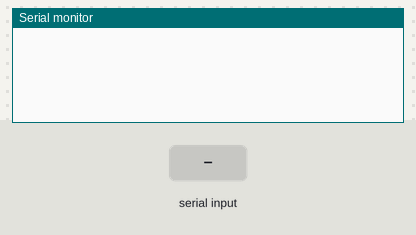
Bench run of a sketch on a simulated Arduino Mega 2560, built with avr-gcc and run on an emulated ATmega2560. On the bench: the last lines printed to the serial monitor. The test bench sets the inputs (shaded band).

Above: at 1.2 s.
1.3 s: "i\n" received over Serial
At 2.5 s:
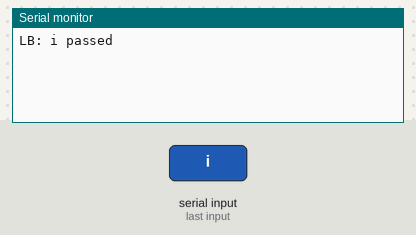
2.8 s: byte 116 ('t') received over Serial
At 3.8 s:
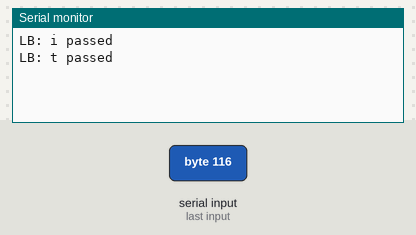
4.3 s: byte 99 ('c') received over Serial
At 4.9 s:
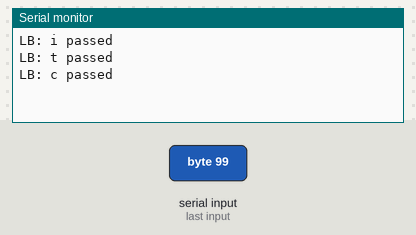
5.8 s: byte 101 ('e') received over Serial
At 7.0 s:
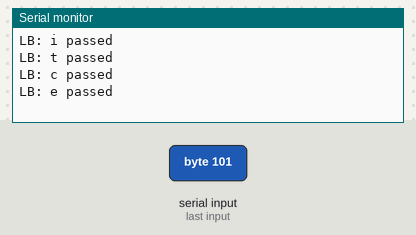
7.3 s: byte 114 ('r') received over Serial
At 8.4 s:
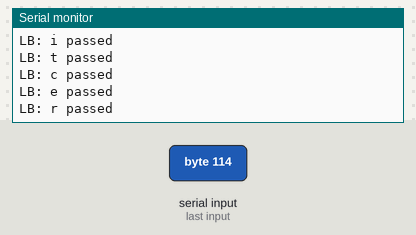
8.8 s: byte 102 ('f') received over Serial
At 9.6 s:
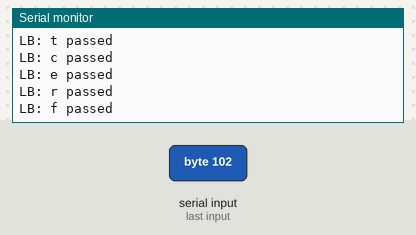

Measured:
- after the input at 1.3 s, the serial monitor: prints a new line at once (image 1)
- after the input at 2.8 s, the serial monitor: prints a new line at once (image 2)
- after the input at 4.3 s, the serial monitor: prints a new line at once (image 3)
- after the input at 5.8 s, the serial monitor: prints a new line at once (image 4)
- after the input at 7.3 s, the serial monitor: prints a new line at once (image 5)
- after the input at 8.8 s, the serial monitor: prints a new line at once (image 6)

The sketch:

LaunchBox.ino
```cpp
//All commands need to be accounted for in switch statement
//Should probably be "launching" state where launch box just
//reads data and passes it along (Comm Master checks for abort).

//Commands
//r - readys launch
//f - final launch ready
//l - LAUNCH
//a - abort
//s - returns state of variables

//Commands Meant for DAQ
//i - initialization: initializes SD card
//t - sensor test: sends sensor values ten times over 5 seconds
//c - collect data: collects data continuously. outputs over serial and saves. Also checks temp
//to make sure it's not too hot. Command to make pins go high to signal heat event are commented out
//e - exit data collect

char missionCMD;
String data;

void setup()
{
  Serial.begin(9600);
  Serial1.begin(9600);

}

void loop()
{
  missionCMD = Serial.read();
  Serial1.print(missionCMD);

  switch(missionCMD){
  case 'i':
    Serial1.println('i');
    Serial.println("LB: i passed");
    break;
  case 't':
    Serial1.println('t');
    Serial.println("LB: t passed");
    break;
  case 'c':
    Serial1.println('c');
    Serial.println("LB: c passed");
    break;
  case 'e':
    Serial1.println('e');
    Serial.println("LB: e passed");
    break;
  case 'r':
    Serial1.println('r');
    Serial.println("LB: r passed");
    break;
  case 'f':
    Serial1.println('f');
    Serial.println("LB: f passed");
    break;
  case 'l':
    Serial1.println('l');
    Serial.println("LB: l passed");
    break;
  case 's':
    Serial1.println('s');
    Serial.println("LB: s passed");
    break;
  case 'a':
    Serial1.println('s');
    Serial.println("LB: s passed");
    break;
  default:
    break;
  }

  if (Serial1.available())
  {
    data = Serial1.readStringUntil('\n');
    Serial.println(data);
  }

}
```
